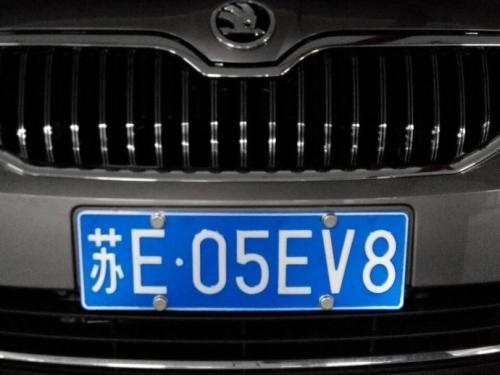
#> input picture com.cv.ocr/img/carcode.jpg, 500 x 375 px
$ python -i myUtils.py   (imports and definitions only)
#> lines starting #> are read from the running program, lines starting #| are printed output that depends on the picture; after the words box and inside, x2 and y2 are one past the last pixel; in counts of white or black regions, pixels touching at a corner belong together
import collections
import threading
import time
import cv2
import numpy as np
import scipy

def center(points):
    """calculates centroid of a given matrix"""
    x = (points[0][0] + points[1][0] + points[2][0] + points[3][0]) / 4
    y = (points[0][1] + points[1][1] + points[2][1] + points[3][1]) / 4
    x = int (x)
    y  = int(y)
    return x, y


def hist_similarity(img1, img2):
    # 计算灰度单通道的直方图的相似值
    hist1 = cv2.calcHist([img1], [0], None, [256], [0.0, 255.0])
    hist2 = cv2.calcHist([img2], [0], None, [256], [0.0, 255.0])
    # 计算直方图的重合度
    degree = 0
    for i in range(len(hist1)):
        if hist1[i] != hist2[i]:
            degree = degree + (1 - abs(hist1[i] - hist2[i]) / max(hist1[i], hist2[i]))
        else:
            degree = degree + 1
    degree = float(degree) / len(hist1)
    return degree


def getColorDicList():
    dict = collections.defaultdict(list)
    # 红色
    lower_red = np.array([156, 43, 46])
    upper_red = np.array([180, 255, 255])
    color_list = []
    color_list.append(lower_red)
    color_list.append(upper_red)
    dict['red'] = color_list

    # 红色2
    lower_red = np.array([0, 43, 46])
    upper_red = np.array([10, 255, 255])
    color_list = []
    color_list.append(lower_red)
    color_list.append(upper_red)
    dict['red2'] = color_list

    # pink
    lower_pink = np.array([160, 0, 0])
    upper_pink = np.array([180, 255, 255])
    color_list = []
    color_list.append(lower_pink)
    color_list.append(upper_pink)
    dict['pink'] = color_list
    #
    # 绿色
    lower_green = np.array([35, 43, 46])
    upper_green = np.array([77, 255, 255])
    color_list = []
    color_list.append(lower_green)
    color_list.append(upper_green)
    dict['green'] = color_list

    # 黑色
    lower_black = np.array([0, 0, 0])
    upper_black = np.array([180, 255, 46])
    color_list = []
    color_list.append(lower_black)
    color_list.append(upper_black)
    dict['black'] = color_list

    return dict


def hsv_change(origin_img):
    # 转换色域
    img_copy = origin_img.copy()
    hsv_img = cv2.cvtColor(img_copy, cv2.COLOR_BGR2HSV)
    color_dict = getColorDicList()
    ret = np.zeros_like(origin_img)
    for d in color_dict:
        mask_gray = cv2.inRange(hsv_img, color_dict[d][0], color_dict[d][1])
        img_copy = cv2.bitwise_and(origin_img, origin_img, mask=mask_gray)
        ret = cv2.bitwise_or(ret, img_copy)
    return ret

>>> import cv2
>>> picture = cv2.imread('../../com.cv.ocr/img/carcode.jpg')
#> picture is the input picture: shape (375, 500, 3); mean B, G, R 61.6, 49.2, 39.5
>>> result = hsv_change(picture)
#> in hsv_change, `hsv_img = cv2.cvtColor(img_copy, cv2.COLOR_BGR2HSV)`: hsv_img: shape (375, 500, 3); mean H, S, V 37.3, 42.8, 62.6
#> the loop in hsv_change, `for d in color_dict:` made 5 passes
#> pass 1, in hsv_change, `mask_gray = cv2.inRange(hsv_img, color_dict[d][0], color_dict[d][1])`:
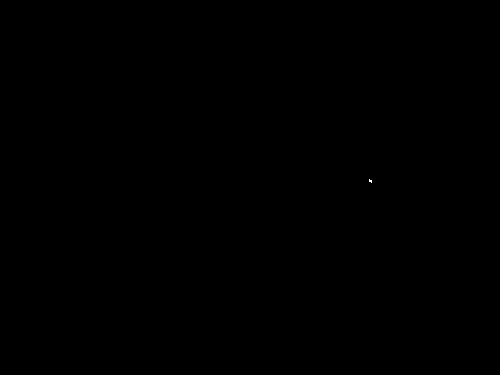
#> mask_gray: shape (375, 500); 0% white in thin lines or dots, all inside (x1, y1, x2, y2) = (369, 179, 372, 183)
#> after the loop in hsv_change, `for d in color_dict:`: ret: shape (375, 500, 3); mean H, S, V 5.6, 5.5, 5.7
